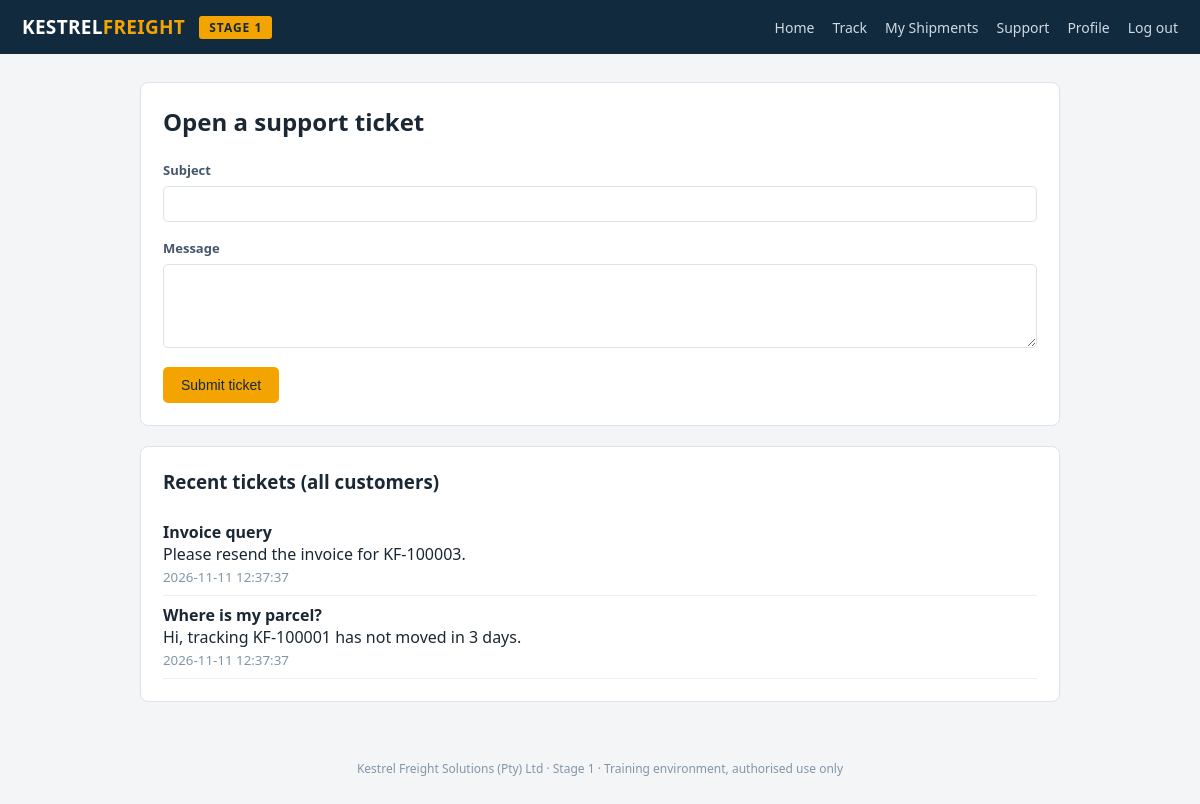
/web/src/support.php (signed in), run on the app's committed database.
### tables this page shows
CREATE TABLE support_tickets (
  id INT AUTO_INCREMENT PRIMARY KEY,
  owner_id INT,
  subject VARCHAR(255),
  body TEXT,
  created_at TIMESTAMP DEFAULT CURRENT_TIMESTAMP
);

### web/src/db.php (called while the page is built, shortened)
<?php
function db() {
    static $pdo = null;
    if ($pdo === null) {
        $pdo = new PDO(
            'mysql:host=' . DB_HOST . ';dbname=' . DB_NAME . ';charset=utf8mb4',
            DB_USER, DB_PASS,
            [PDO::ATTR_ERRMODE => PDO::ERRMODE_EXCEPTION,
             PDO::ATTR_EMULATE_PREPARES => true]
        );
    }
    return $pdo;
}
function q_raw($sql) { return db()->query($sql); }

### web/src/support.php (the view, shortened to what this page needs)
<?php
require_once __DIR__ . '/db.php';
$tix = q_raw("SELECT subject,body,created_at FROM support_tickets ORDER BY id DESC")->fetchAll(PDO::FETCH_ASSOC);
require_once __DIR__ . '/includes/header.php'; ?>
<div class="card">
  <h2 style="margin-top:0">Open a support ticket</h2>
  <form method="post">
    <label>Subject</label><input name="subject">
    <label>Message</label><textarea name="body" rows="4"></textarea>
    <button class="btn amber" type="submit">Submit ticket</button>
  </form>
</div>
<div class="card">
  <h3 style="margin-top:0">Recent tickets (all customers)</h3>
  <?php foreach ($tix as $t): ?>
    <div style="border-bottom:1px solid #eee;padding:8px 0">
      <b><?= htmlspecialchars($t['subject']) ?></b>
      <div><?= $t['body'] ?></div>
      <small style="color:#8296a8"><?= $t['created_at'] ?></small>
    </div>
  <?php endforeach; ?>
</div>
<?php require_once __DIR__ . '/includes/footer.php'; ?>

### web/src/includes/header.php (style rules this page uses)
:root { --navy:#122a3d; --amber:#f4a400; --bg:#f3f5f7; --line:#dce3ea; }
* { box-sizing:border-box; }
body { margin:0; font-family:'Segoe UI',system-ui,sans-serif; background:var(--bg); color:#1b2733; }
.card { background:#fff; border:1px solid var(--line); border-radius:8px; padding:22px; margin-bottom:20px; }
.btn { background:var(--navy); color:#fff; border:none; padding:10px 18px; border-radius:5px; cursor:pointer; font-size:14px; }
.btn.amber { background:var(--amber); color:var(--navy); }
input,textarea { width:100%; padding:9px; border:1px solid var(--line); border-radius:5px; margin:6px 0 14px; font-size:14px; }
label { font-size:13px; font-weight:600; color:#44566b; }

### data on the page
support_tickets: subject "Invoice query", body "Please resend the invoice for KF-100003.", created_at "2026-11-11 12:37:37"
support_tickets: subject "Where is my parcel?", body "Hi, tracking KF-100001 has not moved in 3 days.", created_at "2026-11-11 12:37:37"
